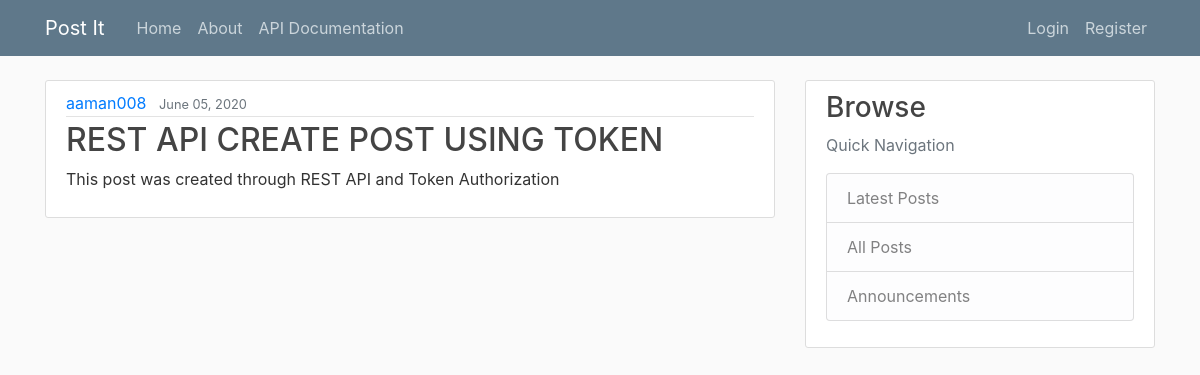
Screenshot of /post/9/ with the database file from the repository.
### blog/models.py (models this page shows, shortened)
class Post(models.Model):
    title = models.CharField(max_length=100, null=False, blank=True)
    content = models.TextField(null=False, blank=False)
    date_published = models.DateTimeField(default=timezone.now)
    author = models.ForeignKey(User, on_delete=models.CASCADE)

### blog/views.py (the view)
class PostDetailView(DetailView):
    model = Post

### blog/templates/blog/post_detail.html (shortened to what this page needs)
{% extends "blog/base.html" %}
{% block content %}
        <article class="media content-section">
          <div class="media-body">
            <div class="article-metadata">
              <a class="mr-2" href="#">{{ object.author }}</a>
                <small class="text-muted">{{ object.date_published | date:"F d, Y" }}</small>
            </div>
            <h2 class="article-title" >{{ object.title }}</h2>
            <p class="article-content">{{ object.content }}</p>
          </div>
        </article>
{% endblock %}

### blog/static/blog/main.css (style rules this page uses)
body { background: #fafafa; color: #333333; margin-top: 5rem; }
h1, h2, h3, h4, h5, h6 { color: #444444; }
.content-section { background: #ffffff; padding: 10px 20px; border: 1px solid #dddddd; border-radius: 3px; margin-bottom: 20px; }
.article-title { color: #444444; }
.article-content { white-space: pre-line; }
.article-metadata { padding-bottom: 1px; margin-bottom: 4px; border-bottom: 1px solid #e3e3e3 }

### rows the page displays
Post: author "aaman008", date_published "June 05, 2020", title "REST API CREATE POST USING TOKEN", content "This post was created through REST API and Token Authorization"
